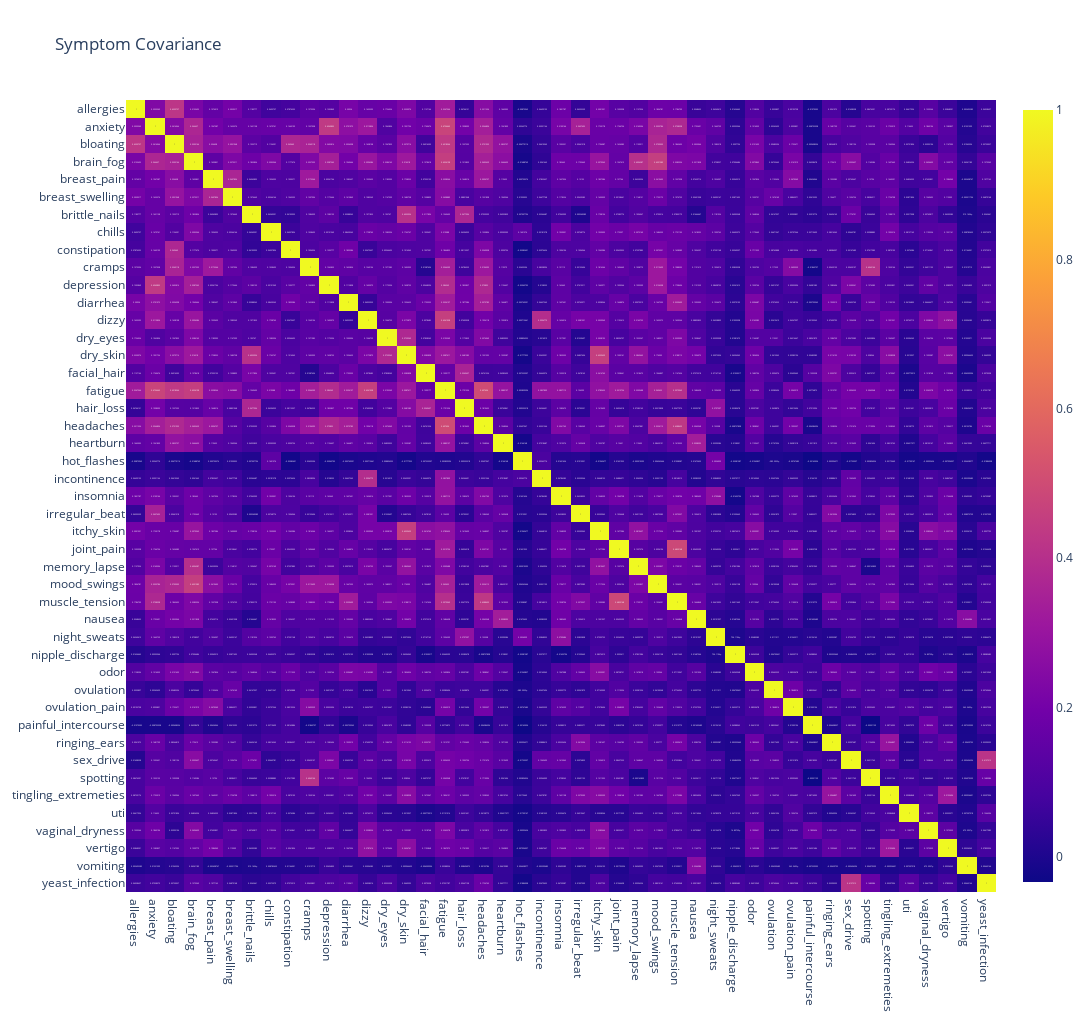

The notebook cell this image was saved under:
### Code cell
fig = px.imshow(cmatrix, 
                width=2000, 
                height=1024, 
                text_auto=True, 
                aspect='auto',
                title='Symptom Covariance')
fig.show()
# Also go ahead and save this figure.
#fig.write_image('figures/premeno__lenient_symptom_covariance.png')

### Figure 1 — Plotly figure (JSON) as saved in the notebook; plotly's stock layout.template omitted (floating-point values rounded to 4 significant figures; data arrays with more than 128 entries replaced by an {"elided": "..."} marker saying what was removed)
{"data": [{"coloraxis": "coloraxis", "hovertemplate": "x: %{x}<br>y: %{y}<br>color: %{z}<extra></extra>", "name": "0", "texttemplate": "%{z}", "type": "heatmap", "x": ["allergies", "anxiety", "bloating", "brain_fog", "breast_pain", "breast_swelling", "brittle_nails", "chills", "constipation", "cramps", "depression", "diarrhea", "dizzy", "dry_eyes", "dry_skin", "facial_hair", "fatigue", "hair_loss", "headaches", "heartburn", "hot_flashes", "incontinence", "insomnia", "irregular_beat", "itchy_skin", "joint_pain", "memory_lapse", "mood_swings", "muscle_tension", "nausea", "night_sweats", "nipple_discharge", "odor", "ovulation", "ovulation_pain", "painful_intercourse", "ringing_ears", "sex_drive", "spotting", "tingling_extremeties", "uti", "vaginal_dryness", "vertigo", "vomiting", "yeast_infection"], "xaxis": "x", "y": ["allergies", "anxiety", "bloating", "brain_fog", "breast_pain", "breast_swelling", "brittle_nails", "chills", "constipation", "cramps", "depression", "diarrhea", "dizzy", "dry_eyes", "dry_skin", "facial_hair", "fatigue", "hair_loss", "headaches", "heartburn", "hot_flashes", "incontinence", "insomnia", "irregular_beat", "itchy_skin", "joint_pain", "memory_lapse", "mood_swings", "muscle_tension", "nausea", "night_sweats", "nipple_discharge", "odor", "ovulation", "ovulation_pain", "painful_intercourse", "ringing_ears", "sex_drive", "spotting", "tingling_extremeties", "uti", "vaginal_dryness", "vertigo", "vomiting", "yeast_infection"], "yaxis": "y", "z": {"elided": "45x45 float values"}}], "layout": {"coloraxis": {"colorscale": [[0, "#0d0887"], [0.1111, "#46039f"], [0.2222, "#7201a8"], [0.3333, "#9c179e"], [0.4444, "#bd3786"], [0.5556, "#d8576b"], [0.6667, "#ed7953"], [0.7778, "#fb9f3a"], [0.8889, "#fdca26"], [1, "#f0f921"]]}, "height": 1024, "title": {"text": "Symptom Covariance"}, "width": 2000, "xaxis": {"anchor": "y", "domain": [0, 1]}, "yaxis": {"anchor": "x", "autorange": "reversed", "domain": [0, 1]}}}
